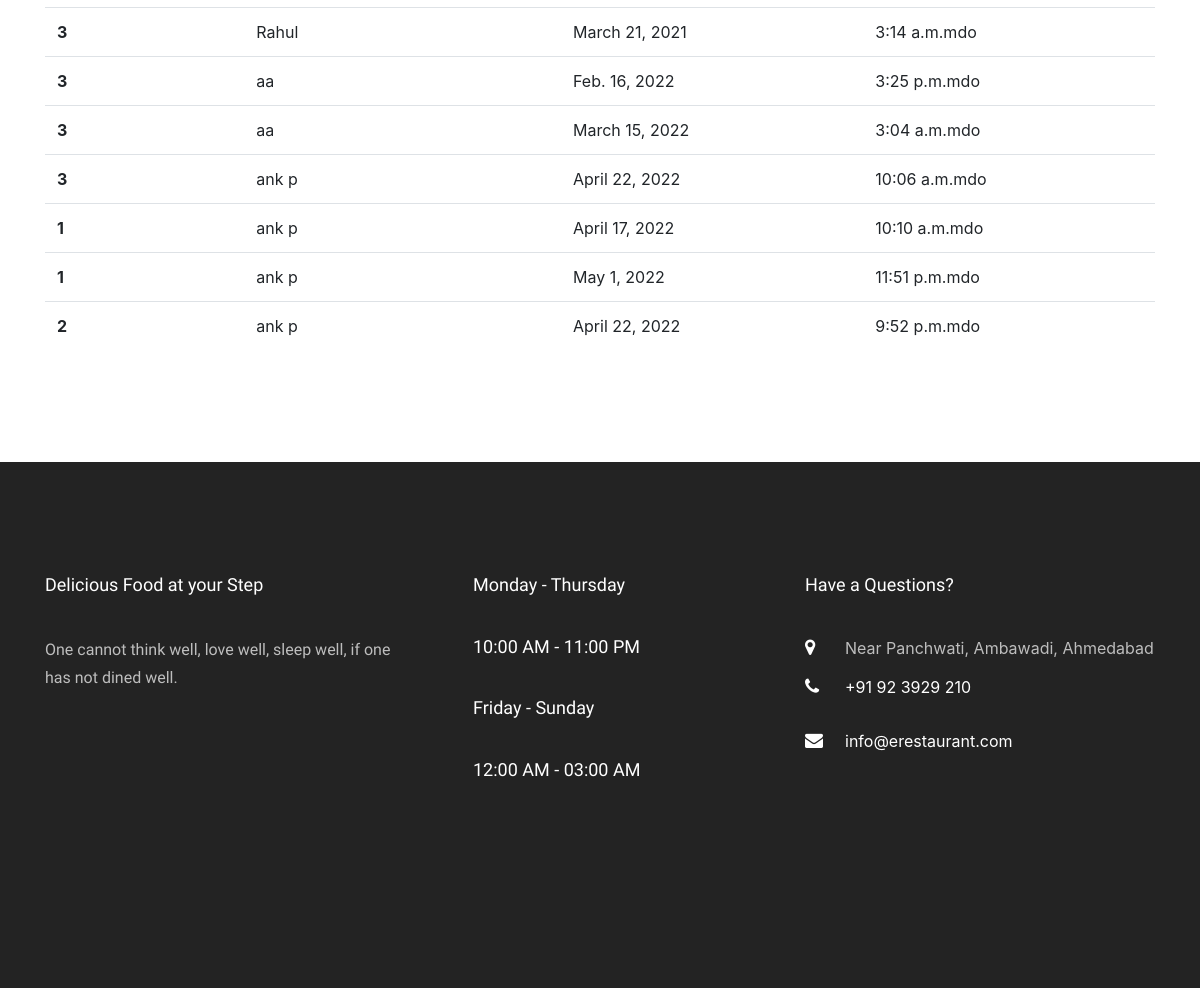
The app's page /allshow/ (signed in, lower part), older data.
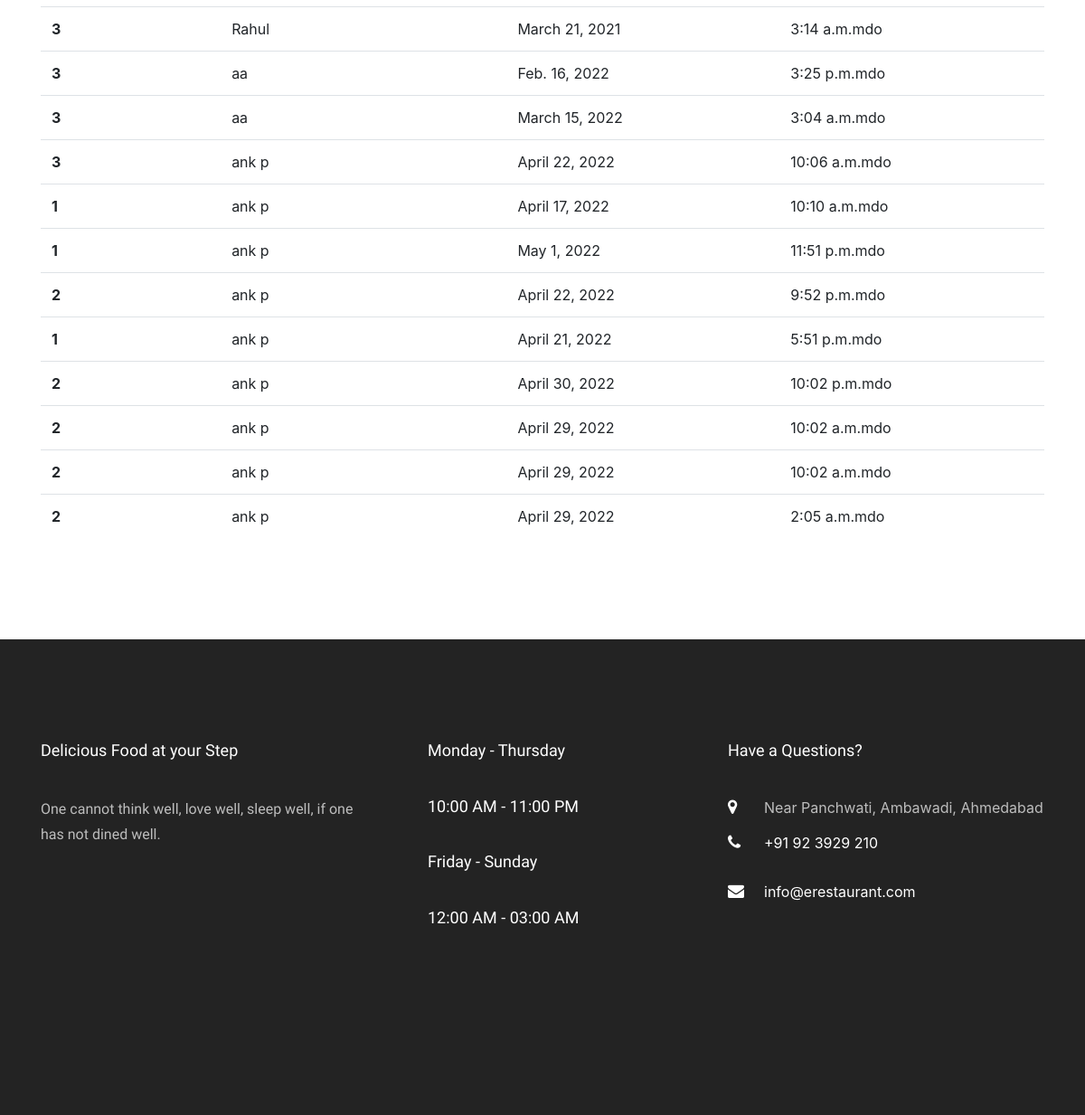
The same page, newer data.
### meal/models.py (models this page shows, shortened)
class TableBooking(models.Model):
    usereamil = models.ForeignKey(Site_User,on_delete=models.CASCADE)
    table_no = models.ForeignKey(TableDetail,on_delete=models.CASCADE)
    date = models.DateField(
        blank=True, null=True)
    time1 = models.TimeField()
    booked=models.BooleanField(default=False)

class TableDetail(models.Model):
    Table_No = models.IntegerField()
    Table_Price = models.IntegerField()
    No_of_Seats = models.IntegerField()
    is_available=models.BooleanField(default=False)
    def __str__(self):
        return str(self.Table_No)

### app1/models.py (models this page shows)
class Site_User(models.Model):
    name = models.CharField(max_length=100,default="")
    email = models.EmailField(default="", max_length=254)
    dob = models.DateField(auto_now=False,null=True,blank=True)
    m_no = models.PositiveIntegerField(default=0)
    password = models.CharField(max_length=100,default="")
    def __str__(self):
        return self.name

### app1/views.py (the view)
# urls.py: path('allshow/',views.alltablebook,name='allshow'),
def alltablebook(request):
    if 'email' in  request.session:
        all=TableBooking.objects.all()
        return render(request,'allshow.html',{'all':all})
    else:
        return redirect('login_admin')

### app1/templates/allshow.html (shortened to what this page needs)
{% extends 'base.html' %}
{% load static %}
{% block content %}
<section class="ftco-section">
    <div class="container">
        <div class="row d-flex">
            <div class="col-md-12 d-flex align-self-stretch ftco-animate">
                <table class="table table-hover">
                    <tbody>
                        {% for i in all %}
                        <tr>
                            <th scope="row">{{i.table_no}}</th>
                            <td>{{i.usereamil}}</td>
                            <td>{{i.date}}</td>
                            <td>{{i.time1}}mdo</td>
                        </tr>
                        {%endfor%}
                    </tbody>
                </table>
            </div>
        </div>
    </div>
</section>
{% endblock %}

Row changes from the older to the newer data that the page shows:
added TableBooking: table_no "1", usereamil "ank p", date "April 21, 2022", time1 "5:51 p.m."
added TableBooking: table_no "2", usereamil "ank p", date "April 30, 2022", time1 "10:02 p.m."
added TableBooking: table_no "2", usereamil "ank p", date "April 29, 2022", time1 "10:02 a.m."
added TableBooking: table_no "2", usereamil "ank p", date "April 29, 2022", time1 "10:02 a.m."
added TableBooking: table_no "2", usereamil "ank p", date "April 29, 2022", time1 "2:05 a.m."
